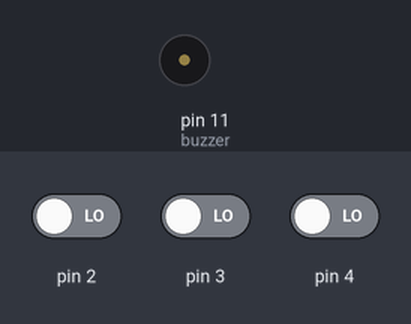
The sketch below on a simulated Arduino Uno, built with avr-gcc and run on an emulated ATmega328P. Parts: buzzer (waves = sounding). The inputs (shaded band) are chosen by the test bench; at power-on: pin 2 LOW, pin 3 LOW, pin 4 LOW.

Above: at 1.2 s.
1.3 s: pin 2 driven HIGH
At 2.2 s:
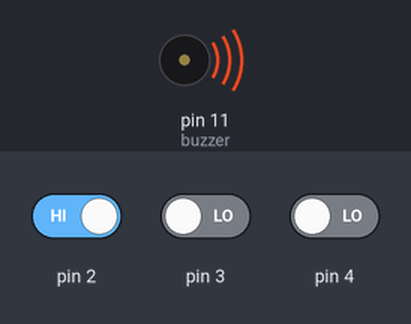
2.8 s: pin 2 driven LOW
At 3.4 s:
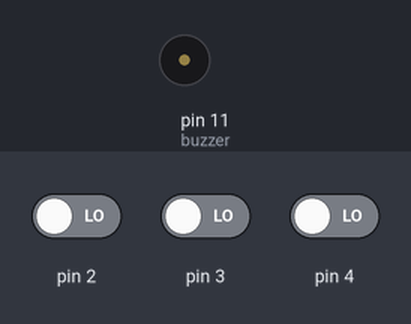
4.3 s: pin 3 driven HIGH
At 5.7 s:
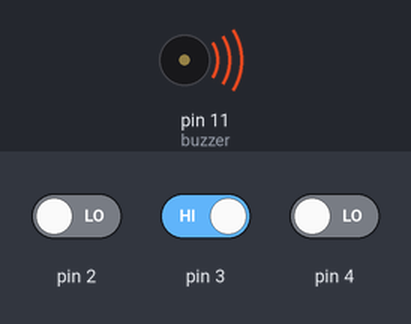
Timing chart, 0 to 7.3 s (numbered marks = the images above; inputs shaded):
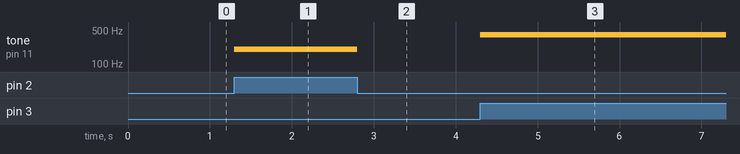

Measured:
- after the input at 1.3 s, tone on pin 11 (buzzer): silent → 200 Hz at once
- after the input at 2.8 s, tone on pin 11 (buzzer): 200 Hz → silent at once
- after the input at 4.3 s, tone on pin 11 (buzzer): silent → 400 Hz at once

The sketch:

10-2.ino
```cpp
/*Faça um programa, usando encadeamento, que acione o
buzzer do pino 11:
- com a frequência de 200 Hz, caso o botão do pino 2 for
acionado;
- com a frequência de 400 Hz, caso o botão do pino 3 for
acionado;
- com a frequência de 600 Hz, caso o botão do pino 4 for
acionado;
- Pare a geração de som, caso nenhum botão estiver
acionado;*/
#define buzzer 11
void setup(){
  pinMode(2,INPUT);
  pinMode(3,INPUT);
  pinMode(4,INPUT);
  pinMode(buzzer,OUTPUT);
}
void loop(){
  if(digitalRead(2)){
    tone(buzzer,200);
  }
  else if(digitalRead(3)){
    tone(buzzer,400);
  }
  else if(digitalRead(4)){
    tone(buzzer,600);
  }
  else{
  	noTone(buzzer);
  }
}
```
